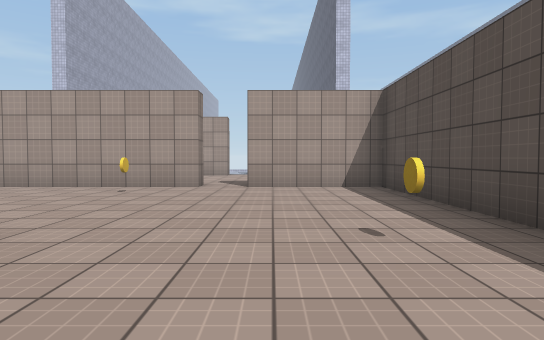
view 1 (above)

12 first-person views from a walk through a scene from a Unity 3-D project. The camera is 1.2 m above the floor, tilts 2° down and sees 75° across. Doors are open. The floor is counted in squares, 2 m on a side. Each view is taken from the middle of a square. On the plan, view 1 faces up. The plan holds only what a view shows up to about 10 squares ahead; the rest is blank. The place goes on beyond the plan. Some animated figures are left out. Surface patterns are stand-ins for the level's own textures.

view 2
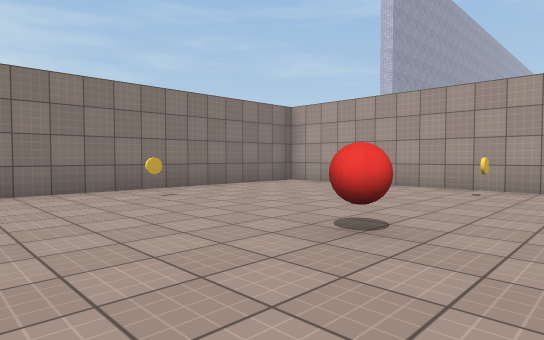

view 3
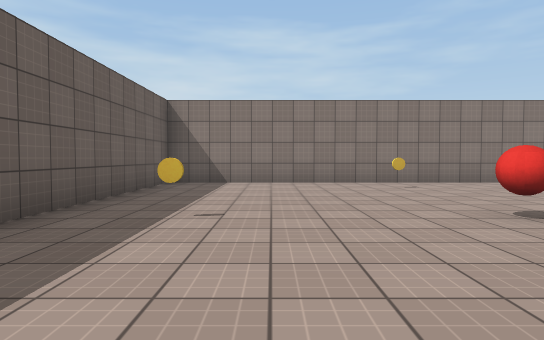

view 4
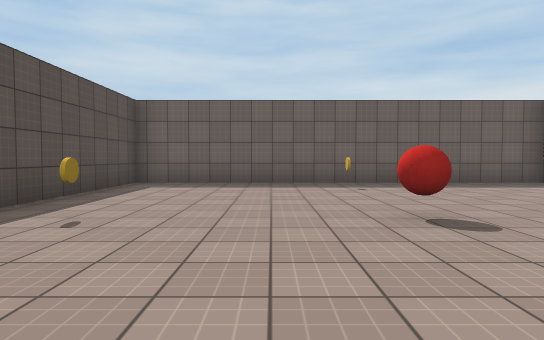

view 5
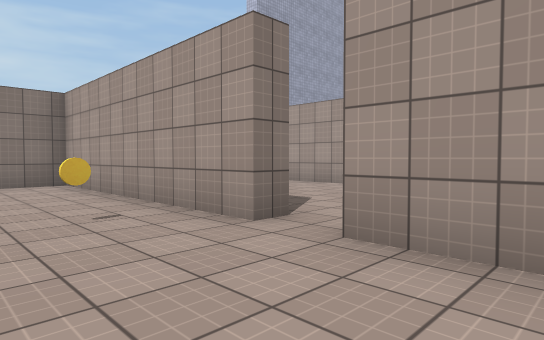

view 6
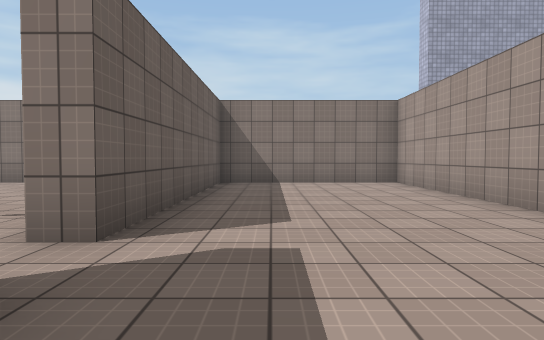

view 7
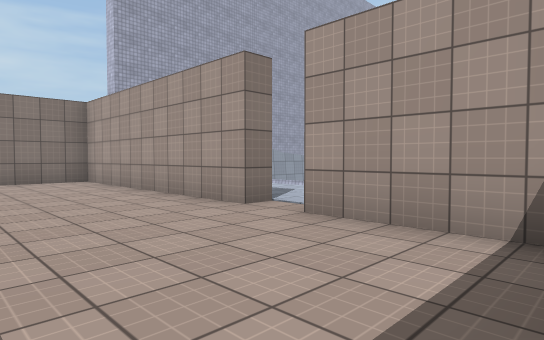

view 8
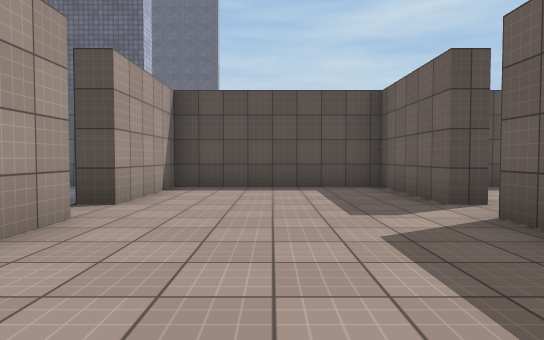

view 9
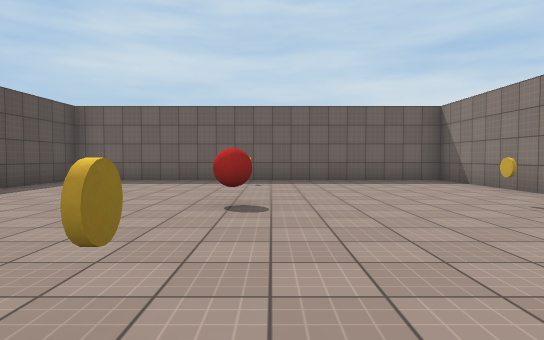

view 10
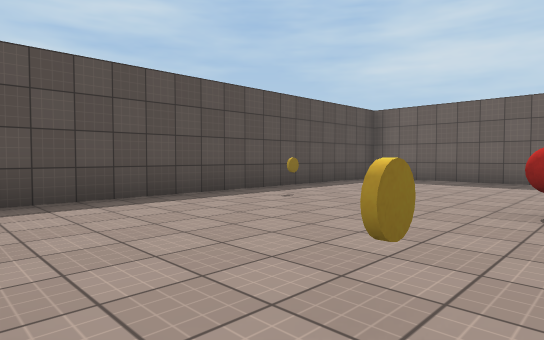

view 11
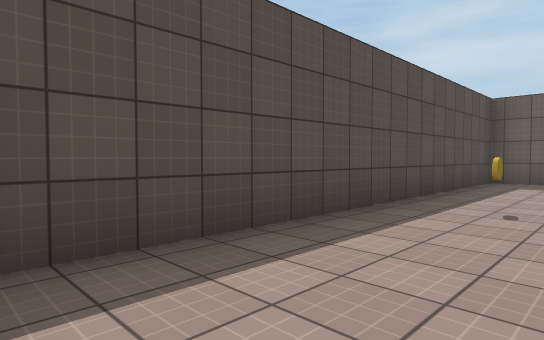

view 12
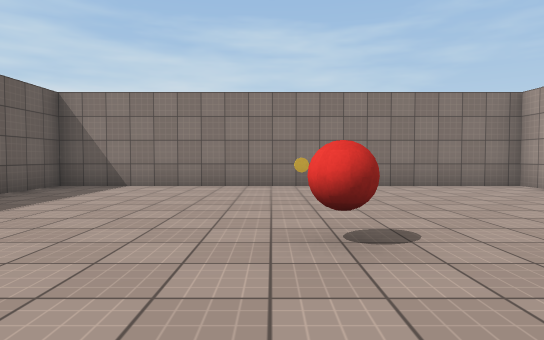

### Floor plan
Points are (right, up) in squares from view 1. A wall is a line through its corners. A room is listed if a view was taken in it or the views show most of it. See-through windows are left out.
Room 1 (views 1, 2, 3, 4, 5, 9, 10, 11, 12)
walls: (-1.5, 7.8) (-1.5, 7.3) (-7.5, 7.3) (-7.5, -2.5) (2.2, -2.5) (2.2, 7.3) (-0.5, 7.3) (-0.5, 7.8)
ways out: open door at (-1, 7.5) to room 2
objects: coin (-6, 3); coin (-3, -1); red ball (-3, 3); coin (-3, 6); coin (1, 3)
Room 2 (views 6, 7, 8)
walls: (-1.5, 12) (-7.5, 12) (-7.5, 7.8) (-1.5, 7.8); (-0.5, 7.8) (2.2, 7.8) (2.2, 12) (-0.5, 12)
ways out: open door at (-1, 7.5) to room 1; opening at (-1, 12)

Positions as (right, up) in squares from view 1, and headings:
1: (0, 0), facing up
2: (-1, 0), facing up-left
3: (1, 0), facing left
4: (-1, 6), facing down
5: (1, 5), facing up-left
6: (1, 9), facing left
7: (2, 9), facing up-left
8: (-5, 10), facing right
9: (-3, 7), facing down
10: (-3, 7), facing down-right
11: (0, 7), facing down-right
12: (0, 2), facing left
